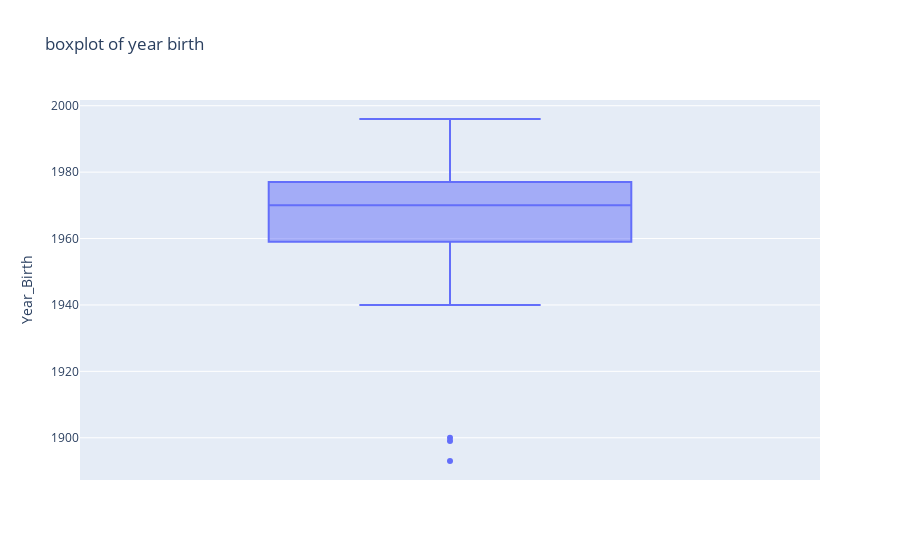

This figure's notebook cell:
### Code cell
# find the outlier
fig = px.box(df, y="Year_Birth", title='boxplot of year birth')
fig.show()

### Figure 1 — Plotly figure (JSON) as saved in the notebook; plotly's stock layout.template omitted (floating-point values rounded to 4 significant figures; data arrays with more than 128 entries replaced by an {"elided": "..."} marker saying what was removed)
{"data": [{"alignmentgroup": "True", "hovertemplate": "Year_Birth=%{y}<extra></extra>", "legendgroup": "", "marker": {"color": "#636efa"}, "name": "", "notched": false, "offsetgroup": "", "orientation": "v", "showlegend": false, "type": "box", "x0": " ", "xaxis": "x", "y": {"elided": "2240 int values"}, "y0": " ", "yaxis": "y"}], "layout": {"boxmode": "group", "legend": {"tracegroupgap": 0}, "title": {"text": "boxplot of year birth"}, "xaxis": {"anchor": "y", "domain": [0, 1]}, "yaxis": {"anchor": "x", "domain": [0, 1], "title": {"text": "Year_Birth"}}}}
